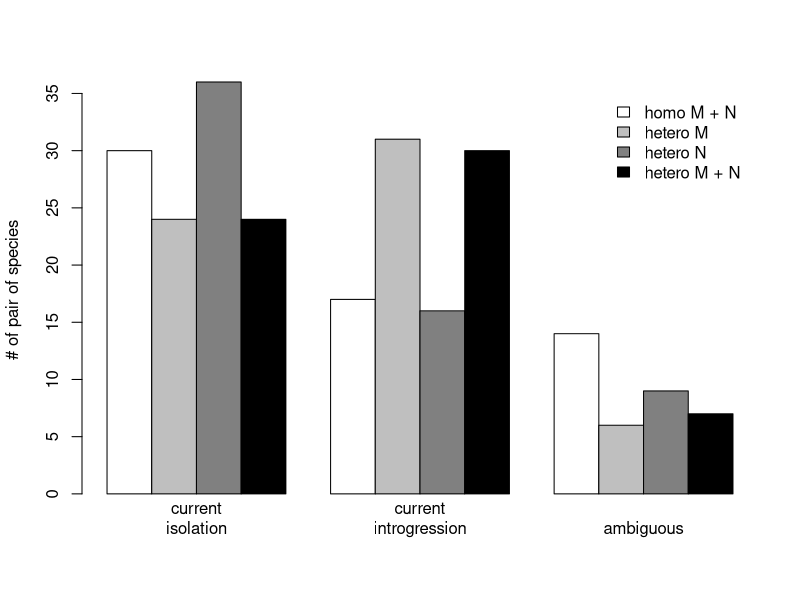
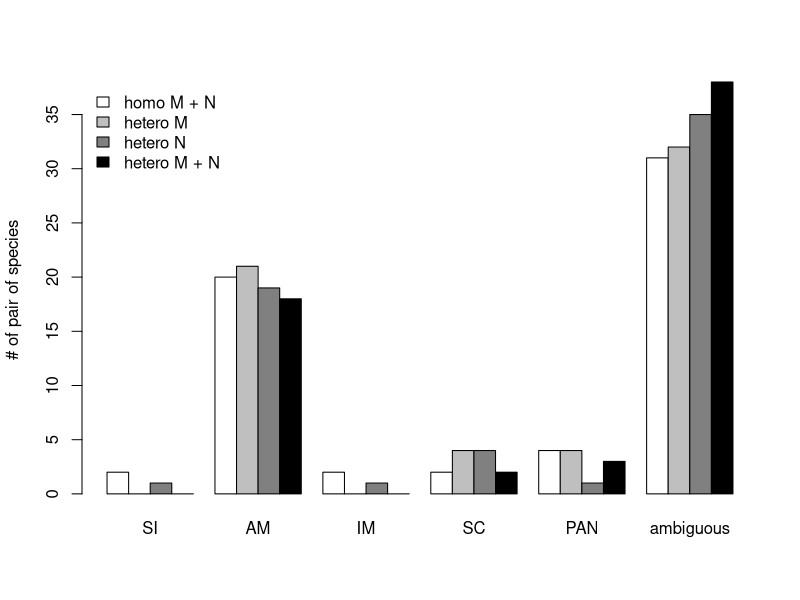

Here is the R script that generated these plots, in order:
#! /usr/bin/env Rscript
a = read.table("../../migHomo_NHomo.txt", h=T)
b = read.table("../../migHetero_NHomo.txt", h=T)
c = read.table("../../migHomo_NHetero.txt", h=T)
d = read.table("../../migHetero_NHetero.txt", h=T)

seuil1 = 0.6419199
seuil2 = 0.1304469
seuil2 = 1-seuil2 

#A = paste(a$spA, a$spB, sep="_")
#B = paste(b$spA, b$spB, sep="_")
#C = paste(c$spA, c$spB, sep="_")
#D = paste(d$spA, d$spB, sep="_")

SIa = grep("SI",colnames(a))
SIb = grep("SI",colnames(b))
SIc = grep("SI",colnames(c))
SId = grep("SI",colnames(d))

AMa = grep("AM",colnames(a))
AMb = grep("AM",colnames(b))
AMc = grep("AM",colnames(c))
AMd = grep("AM",colnames(d))

IMa = grep("IM",colnames(a))
IMb = grep("IM",colnames(b))
IMc = grep("IM",colnames(c))
IMd = grep("IM",colnames(d))

SCa = grep("SC",colnames(a))
SCb = grep("SC",colnames(b))
SCc = grep("SC",colnames(c))
SCd = grep("SC",colnames(d))

PANa = grep("Panmixia",colnames(a))
PANb = grep("Panmixia",colnames(b))
PANc = grep("Panmixia",colnames(c))
PANd = grep("Panmixia",colnames(d))

isolationA = a[,SIa]
isolationB = b[,SIb]
isolationC = apply(c[,SIc], MARGIN=1, FUN="sum")
isolationD = apply(d[,SId], MARGIN=1, FUN="sum")

ancientA = a[,AMa]
ancientB = apply(b[,AMb], MARGIN=1, FUN="sum")
ancientC = apply(c[,AMc], MARGIN=1, FUN="sum")
ancientD = apply(d[,AMd], MARGIN=1, FUN="sum")

islandA = a[,IMa]
islandB = apply(b[,IMb], MARGIN=1, FUN="sum")
islandC = apply(c[,IMc], MARGIN=1, FUN="sum")
islandD = apply(d[,IMd], MARGIN=1, FUN="sum")

secondaryA = a[,SCa]
secondaryB = apply(b[,SCb], MARGIN=1, FUN="sum")
secondaryC = apply(c[,SCc], MARGIN=1, FUN="sum")
secondaryD = apply(d[,SCd], MARGIN=1, FUN="sum")

panmixieA = a[, PANa]
panmixieB = b[, PANb]
panmixieC = apply(c[, PANc], MARGIN=1, FUN="sum")
panmixieD = apply(d[, PANd], MARGIN=1, FUN="sum")

migA = islandA + secondaryA + panmixieA
migB = islandB + secondaryB + panmixieB
migC = islandC + secondaryC + panmixieC
migD = islandD + secondaryD + panmixieD

noMigA = isolationA + ancientA
noMigB = isolationB + ancientB
noMigC = isolationC + ancientC
noMigD = isolationD + ancientD

nMigA = length(which(migA >= seuil1))
nMigB = length(which(migB >= seuil1))
nMigC = length(which(migC >= seuil1))
nMigD = length(which(migD >= seuil1))

nNoMigA = length(which(noMigA >= seuil2))
nNoMigB = length(which(noMigB >= seuil2))
nNoMigC = length(which(noMigC >= seuil2))
nNoMigD = length(which(noMigD >= seuil2))

nPanA = length(which(panmixieA >= seuil1))
nPanB = length(which(panmixieB >= seuil1))
nPanC = length(which(panmixieC >= seuil1))
nPanD = length(which(panmixieD >= seuil1))

nAmbigA = length(which(migA<seuil1 & noMigA<seuil2 & panmixieA<seuil1))
nAmbigB = length(which(migB<seuil1 & noMigB<seuil2 & panmixieB<seuil1))
nAmbigC = length(which(migC<seuil1 & noMigC<seuil2 & panmixieC<seuil1))
nAmbigD = length(which(migD<seuil1 & noMigD<seuil2 & panmixieD<seuil1))

# plot resultat 1
tmp = matrix(c(nNoMigA, nNoMigB, nNoMigC, nNoMigD, nMigA, nMigB, nMigC, nMigD, nAmbigA, nAmbigB, nAmbigC, nAmbigD), nrow=4)
dev.new(width=6, height=5.6)
barplot(tmp, beside=T, names = c("current\nisolation", "current\nintrogression", "ambiguous"), col=grey(c(1, 0.75, 0.5, 0)), legend.text=c("homo M + N", "hetero M", "hetero N", "hetero M + N"), args.legend=list(bty="n"), ylab = "# of pair of species")
#tmp=dev.off()
cat(paste("#no migration (M_homo, N_homo): ", nNoMigA,
"\n#no migration (M_hetero, N_homo): ", nNoMigB,
"\n#no migration (M_homo, N_hetero): ", nNoMigC,
"\n#no migration (M_hetero, N_hetero): ", nNoMigD,
"\n#migration (M_homo, N_homo): ", nMigA,
"\n#migration (M_hetero, N_homo): ", nMigB,
"\n#migration (M_homo, N_hetero): ", nMigC,
"\n#migration (M_hetero, N_hetero): ", nMigD,
"\n#panmixia (M_homo, N_homo): ", nPanA,
"\n#panmixia (M_hetero, N_homo): ", nPanB,
"\n#panmixia (M_homo, N_hetero): ", nPanC,
"\n#panmixia (M_hetero, N_hetero): ", nPanD,
"\n#ambiguous (M_homo, N_homo): ", nAmbigA,
"\n#ambiguous (M_hetero, N_homo): ", nAmbigB,
"\n#ambiguous (M_homo, N_hetero): ", nAmbigC,
"\n#ambiguous (M_hetero, N_hetero): ", nAmbigD,
"\n\n", collapse=""))

dev.print(pdf, "figureS8.pdf", bg="white")
tmp = dev.off()

nSIa = length(which(isolationA >= seuil2))
nSIb = length(which(isolationB >= seuil2))
nSIc = length(which(isolationC >= seuil2))
nSId = length(which(isolationD >= seuil2))

nAMa = length(which(ancientA >= seuil2))
nAMb = length(which(ancientB >= seuil2))
nAMc = length(which(ancientC >= seuil2))
nAMd = length(which(ancientD >= seuil2))

nIMa = length(which(islandA >= seuil1))
nIMb = length(which(islandB >= seuil1))
nIMc = length(which(islandC >= seuil1))
nIMd = length(which(islandD >= seuil1))

nSCa = length(which(secondaryA >= seuil1))
nSCb = length(which(secondaryB >= seuil1))
nSCc = length(which(secondaryC >= seuil1))
nSCd = length(which(secondaryD >= seuil1))

nPANa = length(which(panmixieA >= seuil1))
nPANb = length(which(panmixieB >= seuil1))
nPANc = length(which(panmixieC >= seuil1))
nPANd = length(which(panmixieD >= seuil1))

nAmbigA = length(which(isolationA < seuil2 & ancientA < seuil2 & islandA < seuil1 & secondaryA < seuil1 & panmixieA < seuil1))
nAmbigB = length(which(isolationB < seuil2 & ancientB < seuil2 & islandB < seuil1 & secondaryB < seuil1 & panmixieB < seuil1))
nAmbigC = length(which(isolationC < seuil2 & ancientC < seuil2 & islandC < seuil1 & secondaryC < seuil1 & panmixieC < seuil1))
nAmbigD = length(which(isolationD < seuil2 & ancientD < seuil2 & islandD < seuil1 & secondaryD < seuil1 & panmixieD < seuil1))

# plot resultat 2
tmp = matrix(c(nSIa, nSIb, nSIc, nSId, nAMa, nAMb, nAMc, nAMd, nIMa, nIMb, nIMc, nIMd, nSCa, nSCb, nSCc, nSCd, nPANa, nPANb, nPANc, nPANd, nAmbigA, nAmbigB, nAmbigC, nAmbigD), nrow=4)
dev.new(width=8, height=5.6)
barplot(tmp, beside=T, names = c("SI", "AM", "IM", "SC", "PAN", "ambiguous"), col=grey(c(1, 0.75, 0.5, 0)), legend.text=c("homo M + N", "hetero M", "hetero N", "hetero M + N"), args.legend=list(x="topleft", bty="n"), ylab = "# of pair of species")
dev.print(pdf, "figureS9.pdf", bg="white")
dev.off()


# unploted resultat 3
# migA = islandA + secondaryA + panmixieA
# migB = islandB + secondaryB + panmixieB
# migC = islandC + secondaryC + panmixieC
# migD = islandD + secondaryD + panmixieD
# 
# noMigA = isolationA + ancientA
# noMigB = isolationB + ancientB
# noMigC = isolationC + ancientC
# noMigD = isolationD + ancientD
# 
# boxplot(log10(a$netdivAB_avg[which(noMigA>0.8)]), log10(b$netdivAB_avg[which(noMigB>0.8)]), log10(c$netdivAB_avg[which(noMigC>0.8)]), log10(d$netdivAB_avg[which(noMigD>0.8)]),
# log10(a$netdivAB_avg[which(migA>0.8)]), log10(b$netdivAB_avg[which(migB>0.8)]), log10(c$netdivAB_avg[which(migC>0.8)]), log10(d$netdivAB_avg[which(migD>0.8)]),
# log10(a$netdivAB_avg[which(migA < 0.8 & noMigA < 0.8)]), log10(b$netdivAB_avg[which(migB < 0.8 & noMigB < 0.8)]), log10(c$netdivAB_avg[which(migC < 0.8 & noMigC < 0.8)]), log10(d$netdivAB_avg[which(migD < 0.8 & noMigC < 0.8)]),
# at = c(1,2,3,4, 6,7,8,9, 11,12,13,14), outline = F, axis=F, col=grey(c(1, 0.75, 0.5, 0, 1, 0.75, 0.5, 0, 1, 0.75, 0.5, 0)), xaxt="n", yaxt="n")
# legend("topright", c("refABC", "MigHetero", "NHetero", "MigHetero_NHetero"), bty="n", fill=grey(c(1, 0.75, 0.5, 0)))
# mtext("Current\nisolation", side=1, at=2.5, line=1.7, cex=1.2)
# mtext("Current\nintrogression", side=1, at=7.5, line=1.7, cex=1.2)
# mtext("NA", side=1, at=12.5, line=1, cex=1.2)
# par(las=0)
# mtext("synonymous divergence", side=2, line=3, cex=1.2)
# par(las=1)
# axis(side = 2, at = c(log10(0.35), -1, -2, -3, -4, log10(5e-5)), labels = c(0.35, 0.1, 0.01, 0.001, 0.0001, 0.00005))
# dev.print(pdf, "figureS2.pdf", bg="white")
# dev.off()
#tmp = dev.off()


